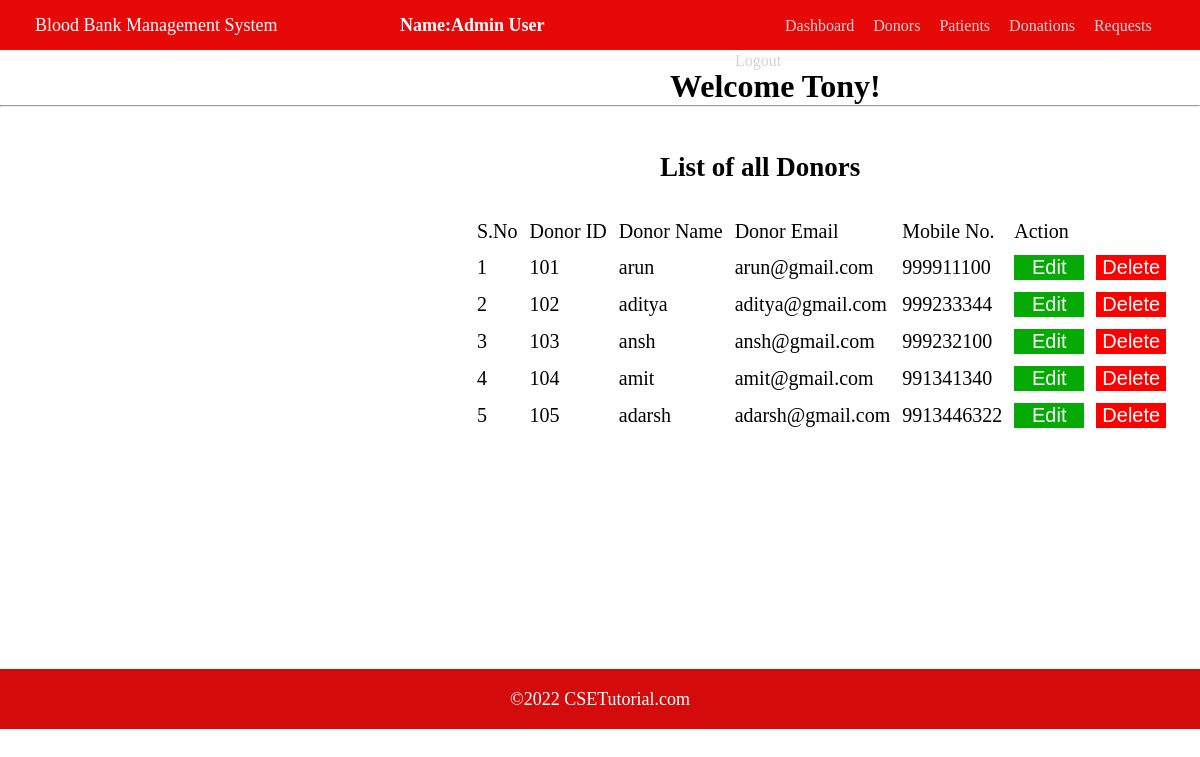
The app's page /admin/donor-list.php (signed in) with its own data.
### tables this page shows
CREATE TABLE `donor` (
  `sno` int DEFAULT NULL,
  `donorid` int DEFAULT NULL,
  `donorname` varchar(50) DEFAULT NULL,
  `donoremail` varchar(50) DEFAULT NULL,
  `mobileno` varchar(50) DEFAULT NULL
);

### admin/donor-list.php (the view, shortened to what this page needs)
<html>
    <head>
        <link href="../css/stylelist.css" rel="stylesheet">
</head>
<body>
<div class="head-bar-1">
        <p class="blood">Blood Bank Management System</p>
    </div>
    <div class="head-bar-2">
        <p class="user">Name:Admin User</p>
    </div>
    <div class="head-bar-3">
        <ul class="nav">
            <li><a href="admin-dashboard.php" style="margin-left:50px;"> Dashboard<a></li>
            <li><a href="donor-list.php">Donors<a></li>
            <li><a href="patient-list.php"> Patients</a></li>
            <li><a href="donation-request.php"> Donations</a></li>
            <li><a href="blood-request.php"> Requests</a></li>
            <li><a href="../logout.php"> Logout</a></li>
    </div><br>
    <?php
        $a=$_SESSION['x'];
        echo"<h1>";
        echo"<p class='welcome'>Welcome $a!</p>";
        echo"</h1><hr>";
      echo"  <div class='list'>";
        echo"<p class='list-of-donors'>List of all Donors</p>";
    echo"</div>";
    echo"<div class='main-body'>";
    $con=mysqli_connect($servername,$username,$password,$database);
    $q="select * from donor";
    $rl=mysqli_query($con,$q);
    echo"<table  class='table' >";
    echo"<tr><td>S.No</td><td>Donor ID</td><td>Donor Name</td><td>Donor Email</td><td>Mobile No.</td><td>Action</td></tr>";
    while($row=mysqli_fetch_array($rl)){
        echo"<tr><td>$row[sno]</td><td> $row[donorid]</td><td> $row[donorname]</td> <td>$row[donoremail]</td><td> $row[mobileno]</td>";
        echo"<td><button class='edit'><a href='donor-edit.php?id=$row[sno]'>Edit</a></button></td> <td><button class='delete'><a href='donor-delete.php?id=$row[sno]'>Delete</a></button></td></tr>";
    }
    echo"</div>";
    ?>
    <div class="footer">
    <p class="foot"> &copy;2022 CSETutorial.com</p>
</div>
</body>
</html>

### css/stylelist.css (style rules this page uses)
* { padding: 0px; margin: 0px; }
.head-bar-1 { background-color: rgb(231, 8, 8); width:30%; height:50px; float: left; }
.head-bar-2 { background-color: rgb(231, 8, 8); width:30%; height:50px; float: left; }
.head-bar-3 { background-color: rgb(231, 8, 8); width:40%; height:50px; float: left; }
.nav li { font-size: 16px; display:inline-block; text-align:center ; text-decoration: none; margin-left: 15px; padding-top: 17px; }
.nav a { color: lightgrey; text-decoration: none; font-family: Georgia, 'Times New Roman', Times, serif; text-decoration: none; text-transform: capitalize; font-weight: lighter; }
.blood { color: white; font-size: 18px; font-family: Georgia, 'Times New Roman', Times, serif; text-transform: capitalize; padding: 15px; margin-left:20px; }
.user { color: white; font-size: 18px; font-family: Georgia, 'Times New Roman', Times, serif; text-transform: capitalize; padding: 15px; margin-left:25px; font-weight: bold; }
.welcome { margin-top:50px; margin-left:670px; }
.list-of-donors { margin-top:45px; margin-left:660px; font-size:27px; font-weight: bold; }
.main-body { height:350px; width:100%; }
.table { margin-left:470px; margin-top:30px; }
table td { font-size:20px; padding:5px; }
.edit { background-color:rgb(5, 170, 5); border:none; width:70px; height:25px; }
.edit a { text-decoration: none; color:white; font-size:20px; }
.delete a { text-decoration: none; color:white; font-size:20px; }
.delete { background-color:red; width:70px; height:25px; border:none; }
.footer { background-color: rgb(212, 11, 11); width:100%; height:60px; clear: both; margin-top:106px; }
.foot { text-align: center; color: white; font-size: 18px; font-weight: lighter; text-shadow: 3px; touch-action:cross-slide-x; padding-top: 20px; }

### records on screen
donor: sno "1", donorid "101", donorname "arun", donoremail "arun@gmail.com", mobileno "999911100"
donor: sno "2", donorid "102", donorname "aditya", donoremail "aditya@gmail.com", mobileno "999233344"
donor: sno "3", donorid "103", donorname "ansh", donoremail "ansh@gmail.com", mobileno "999232100"
donor: sno "4", donorid "104", donorname "amit", donoremail "amit@gmail.com", mobileno "991341340"
donor: sno "5", donorid "105", donorname "adarsh", donoremail "adarsh@gmail.com", mobileno "9913446322"

### other values on screen
$a "Tony"
